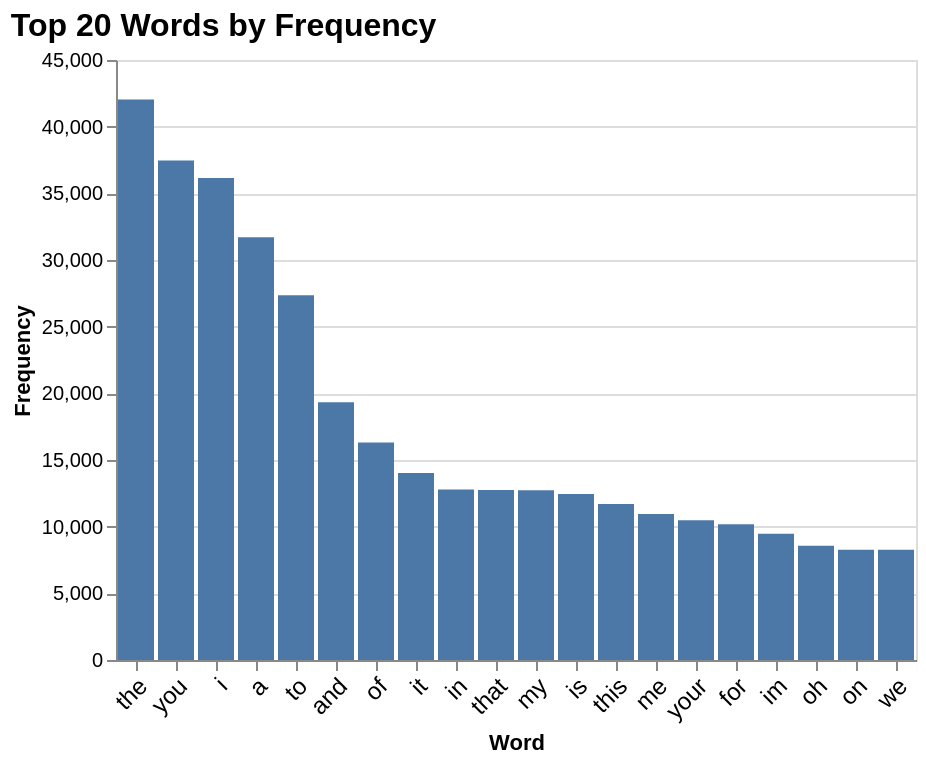

Source (notebook cell):
### Code cell
top_words = word_freq.sort_values(by='frequency', ascending=False).head(20)
chart = alt.Chart(top_words).mark_bar().encode(
    x=alt.X('word', sort='-y', title='Word'),
    y=alt.Y('frequency', title='Frequency'),
    tooltip=['word', 'frequency']
).properties(
    title='Top 20 Words by Frequency'
).configure_axisX(
    labelAngle=-45,
    labelFontSize=12
).configure_title(
    fontSize=16,
    anchor='start'
)
chart

### Figure 1 — Vega specification as saved in the notebook (floating-point values rounded to 4 significant figures)
{"$schema": "https://vega.github.io/schema/vega/v6.json", "data": [{"name": "source_0"}, {"name": "data_0", "values": [{"frequency": 42034, "frequency_end": 42030.0, "frequency_start": 0.0, "word": "the"}, {"frequency": 37462, "frequency_end": 37460.0, "frequency_start": 0.0, "word": "you"}, {"frequency": 36158, "frequency_end": 36160.0, "frequency_start": 0.0, "word": "i"}, {"frequency": 31713, "frequency_end": 31710.0, "frequency_start": 0.0, "word": "a"}, {"frequency": 27348, "frequency_end": 27350.0, "frequency_start": 0.0, "word": "to"}, {"frequency": 19332, "frequency_end": 19330.0, "frequency_start": 0.0, "word": "and"}, {"frequency": 16309, "frequency_end": 16310.0, "frequency_start": 0.0, "word": "of"}, {"frequency": 14028, "frequency_end": 14030.0, "frequency_start": 0.0, "word": "it"}, {"frequency": 12789, "frequency_end": 12790.0, "frequency_start": 0.0, "word": "in"}, {"frequency": 12756, "frequency_end": 12760.0, "frequency_start": 0.0, "word": "that"}, {"frequency": 12739, "frequency_end": 12740.0, "frequency_start": 0.0, "word": "my"}, {"frequency": 12455, "frequency_end": 12460.0, "frequency_start": 0.0, "word": "is"}, {"frequency": 11691, "frequency_end": 11690.0, "frequency_start": 0.0, "word": "this"}, {"frequency": 10949, "frequency_end": 10950.0, "frequency_start": 0.0, "word": "me"}, {"frequency": 10490, "frequency_end": 10490.0, "frequency_start": 0.0, "word": "your"}, {"frequency": 10177, "frequency_end": 10180.0, "frequency_start": 0.0, "word": "for"}, {"frequency": 9478, "frequency_end": 9478.0, "frequency_start": 0.0, "word": "im"}, {"frequency": 8567, "frequency_end": 8567.0, "frequency_start": 0.0, "word": "oh"}, {"frequency": 8271, "frequency_end": 8271.0, "frequency_start": 0.0, "word": "on"}, {"frequency": 8265, "frequency_end": 8265.0, "frequency_start": 0.0, "word": "we"}]}, {"name": "source_0_x_domain_word", "values": [{"sort_field": 42034, "word": "the"}, {"sort_field": 37462, "word": "you"}, {"sort_field": 36158, "word": "i"}, {"sort_field": 31713, "word": "a"}, {"sort_field": 27348, "word": "to"}, {"sort_field": 19332, "word": "and"}, {"sort_field": 16309, "word": "of"}, {"sort_field": 14028, "word": "it"}, {"sort_field": 12789, "word": "in"}, {"sort_field": 12756, "word": "that"}, {"sort_field": 12739, "word": "my"}, {"sort_field": 12455, "word": "is"}, {"sort_field": 11691, "word": "this"}, {"sort_field": 10949, "word": "me"}, {"sort_field": 10490, "word": "your"}, {"sort_field": 10177, "word": "for"}, {"sort_field": 9478, "word": "im"}, {"sort_field": 8567, "word": "oh"}, {"sort_field": 8271, "word": "on"}, {"sort_field": 8265, "word": "we"}]}], "signals": [{"name": "x_step", "value": 20}, {"name": "width", "update": "bandspace(domain('x').length, 0.1, 0.05) * x_step"}], "marks": [{"type": "rect", "name": "marks", "from": {"data": "data_0"}, "encode": {"update": {"fill": {"value": "#4c78a8"}, "tooltip": {"signal": "{\"word\": isValid(datum[\"word\"]) ? datum[\"word\"] : \"\"+datum[\"word\"], \"frequency\": format(datum[\"frequency\"], \"\")}"}, "y": {"field": "frequency_end", "scale": "y"}, "width": {"signal": "max(0.25, bandwidth('x'))"}, "y2": {"field": "frequency_start", "scale": "y"}, "x": {"field": "word", "scale": "x"}}}, "style": ["bar"]}], "scales": [{"name": "x", "type": "band", "domain": {"data": "source_0_x_domain_word", "field": "word", "sort": {"op": "max", "field": "sort_field", "order": "descending"}}, "range": {"step": {"signal": "x_step"}}, "paddingOuter": 0.05, "paddingInner": 0.1}, {"name": "y", "type": "linear", "domain": {"data": "data_0", "fields": ["frequency_start", "frequency_end"]}, "range": [{"signal": "height"}, 0], "nice": true, "zero": true}], "axes": [{"scale": "y", "maxExtent": 0, "aria": false, "gridScale": "x", "orient": "left", "labels": false, "grid": true, "domain": false, "zindex": 0, "minExtent": 0, "tickCount": {"signal": "ceil(height/40)"}, "ticks": false}, {"scale": "x", "zindex": 0, "grid": false, "orient": "bottom", "title": "Word", "labelAlign": "right", "labelBaseline": "top"}, {"scale": "y", "labelOverlap": true, "tickCount": {"signal": "ceil(height/40)"}, "zindex": 0, "orient": "left", "title": "Frequency", "grid": false}], "title": {"text": "Top 20 Words by Frequency", "anchor": "start"}, "config": {"axisX": {"labelAngle": -45, "labelFontSize": 12}, "style": {"group-title": {"fontSize": 16}}}, "height": 300, "background": "white", "style": "cell", "padding": 5}
